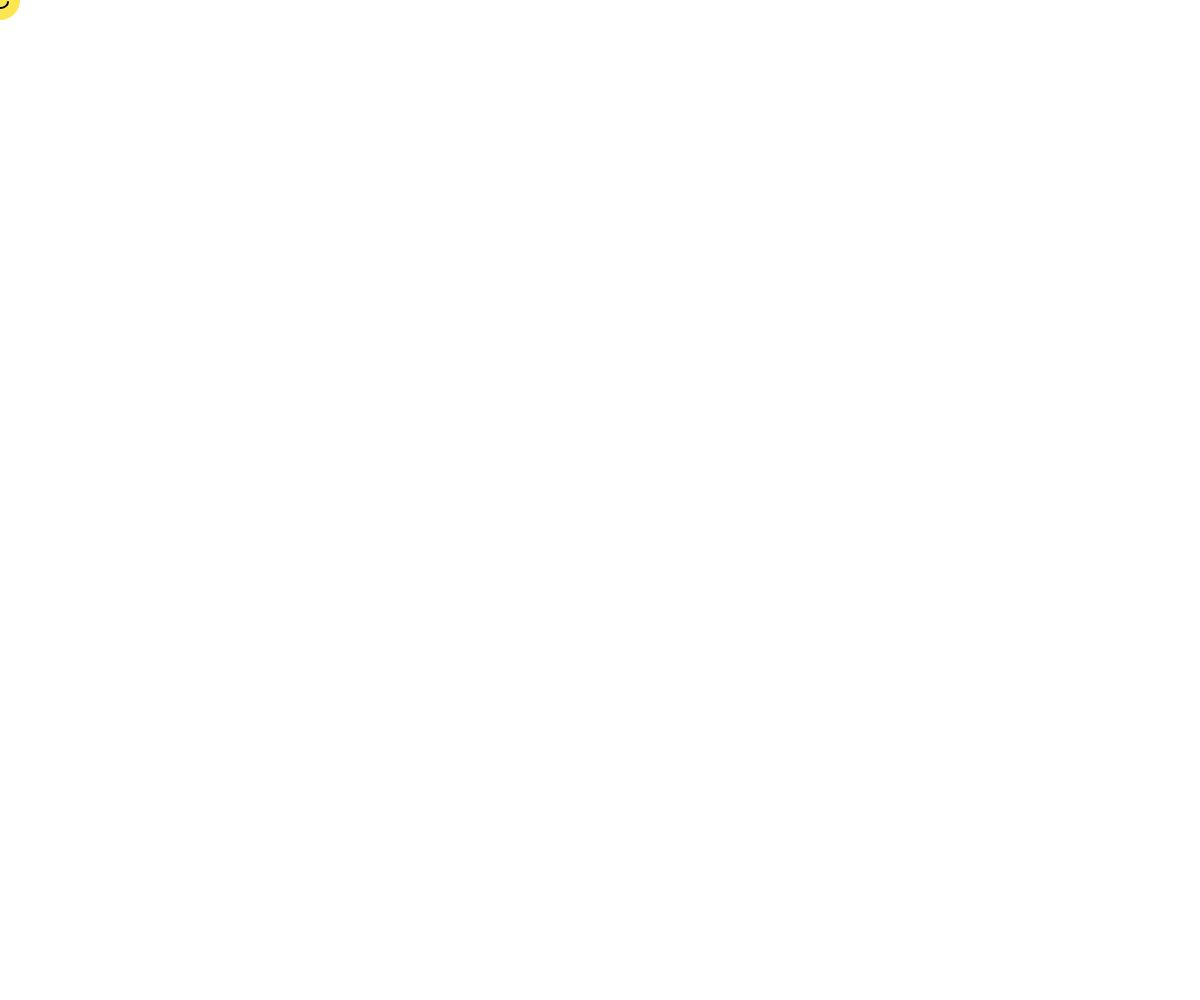
Frame 1 (no input)
Frame 60 (no input): identical to frame 1, image omitted
Frame 120 (the mouse pressed at the canvas centre since frame 60): blank canvas, image omitted

The p5.js sketch that drew this single still picture (run headless with seeded random() and noise() and a simulated clock; from frame 60 on, the mouse is pressed at the canvas centre):

// p5.js sketch
// ── sketch.js
let canvas;
let xPos = 0;
let yPos = 0;
let easing = 0.05;

function setup() {
    canvas = createCanvas(windowWidth, windowHeight);
    canvas.position(0, 0);
    canvas.style("z-index", -2);
}

function windowResized() {
    resizeCanvas(windowWidth, windowHeight);
}

function draw() {
    clear();

    xPos = xPos + ((mouseX - xPos) * easing);
    yPos = yPos + ((mouseY - yPos) * easing);

    drawThing(xPos, yPos);
}

function drawThing(_x, _y) {
    // Face
    noStroke();
    fill(255, 230, 80);
    ellipse(_x, _y, 40, 40);

    // Eyes
    fill(0);
    ellipse(_x - 7, _y - 5, 4, 4);
    ellipse(_x + 7, _y - 5, 4, 4);

    // Smile
    noFill();
    stroke(0);
    strokeWeight(2);
    arc(_x, _y + 2, 16, 12, 0, PI);
}
